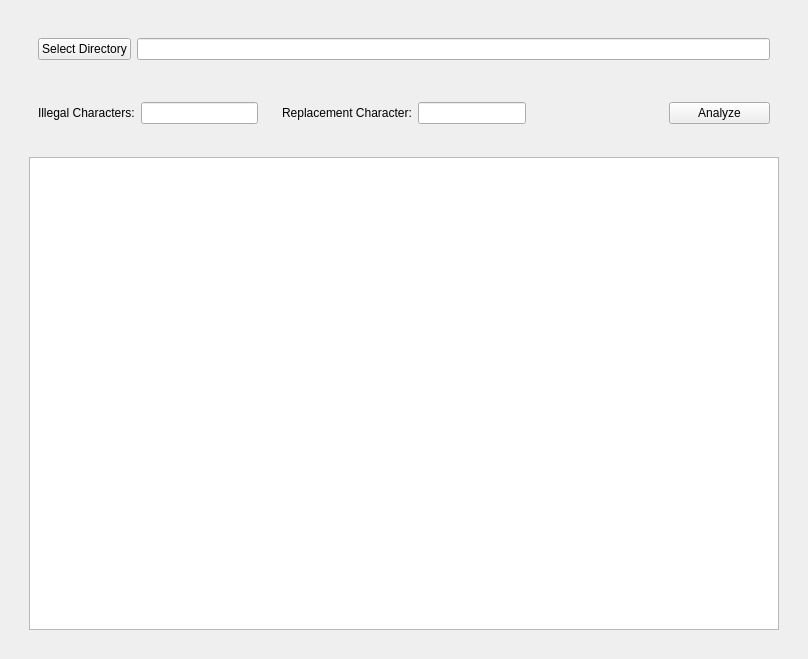
<?xml version="1.0" encoding="UTF-8"?>
<ui version="4.0">
 <class>Form</class>
 <widget class="QWidget" name="Form">
  <property name="geometry">
   <rect>
    <x>0</x>
    <y>0</y>
    <width>808</width>
    <height>659</height>
   </rect>
  </property>
  <property name="windowTitle">
   <string>Form</string>
  </property>
  <layout class="QVBoxLayout" name="verticalLayout_3">
   <item>
    <widget class="QWidget" name="widget_10" native="true">
     <layout class="QGridLayout" name="gridLayout">
      <item row="0" column="0">
       <widget class="QWidget" name="widget_3" native="true">
        <layout class="QHBoxLayout" name="horizontalLayout_10">
         <item>
          <widget class="QWidget" name="widget_4" native="true">
           <layout class="QHBoxLayout" name="horizontalLayout_5">
            <item>
             <widget class="QPushButton" name="pushButton_select_2">
              <property name="text">
               <string>Select Directory</string>
              </property>
             </widget>
            </item>
            <item>
             <widget class="QLineEdit" name="lineEdit_directory_2"/>
            </item>
           </layout>
          </widget>
         </item>
        </layout>
       </widget>
      </item>
      <item row="1" column="0">
       <widget class="QWidget" name="widget_8" native="true">
        <layout class="QHBoxLayout" name="horizontalLayout_11">
         <item>
          <widget class="QWidget" name="widget_6" native="true">
           <layout class="QHBoxLayout" name="horizontalLayout_6">
            <item>
             <widget class="QLabel" name="label_ill_char">
              <property name="text">
               <string>Illegal Characters:</string>
              </property>
             </widget>
            </item>
            <item>
             <widget class="QLineEdit" name="lineEdit_ill_char"/>
            </item>
           </layout>
          </widget>
         </item>
         <item>
          <widget class="QWidget" name="widget_7" native="true">
           <layout class="QHBoxLayout" name="horizontalLayout_7">
            <item>
             <widget class="QLabel" name="label_rep_char">
              <property name="text">
               <string>Replacement Character:</string>
              </property>
             </widget>
            </item>
            <item>
             <widget class="QLineEdit" name="lineEdit_rep_char"/>
            </item>
           </layout>
          </widget>
         </item>
         <item>
          <widget class="QWidget" name="widget_11" native="true">
           <layout class="QHBoxLayout" name="horizontalLayout_9">
            <item>
             <spacer name="horizontalSpacer">
              <property name="orientation">
               <enum>Qt::Horizontal</enum>
              </property>
              <property name="sizeHint" stdset="0">
               <size>
                <width>112</width>
                <height>17</height>
               </size>
              </property>
             </spacer>
            </item>
            <item>
             <widget class="QPushButton" name="pushButton_analyze_2">
              <property name="minimumSize">
               <size>
                <width>101</width>
                <height>22</height>
               </size>
              </property>
              <property name="text">
               <string>Analyze</string>
              </property>
             </widget>
            </item>
           </layout>
          </widget>
         </item>
        </layout>
       </widget>
      </item>
      <item row="2" column="0">
       <widget class="QWidget" name="widget_9" native="true">
        <layout class="QHBoxLayout" name="horizontalLayout_8">
         <item>
          <widget class="QTableWidget" name="tableView_results_2"/>
         </item>
        </layout>
       </widget>
      </item>
     </layout>
    </widget>
   </item>
  </layout>
 </widget>
 <resources/>
 <connections/>
</ui>
